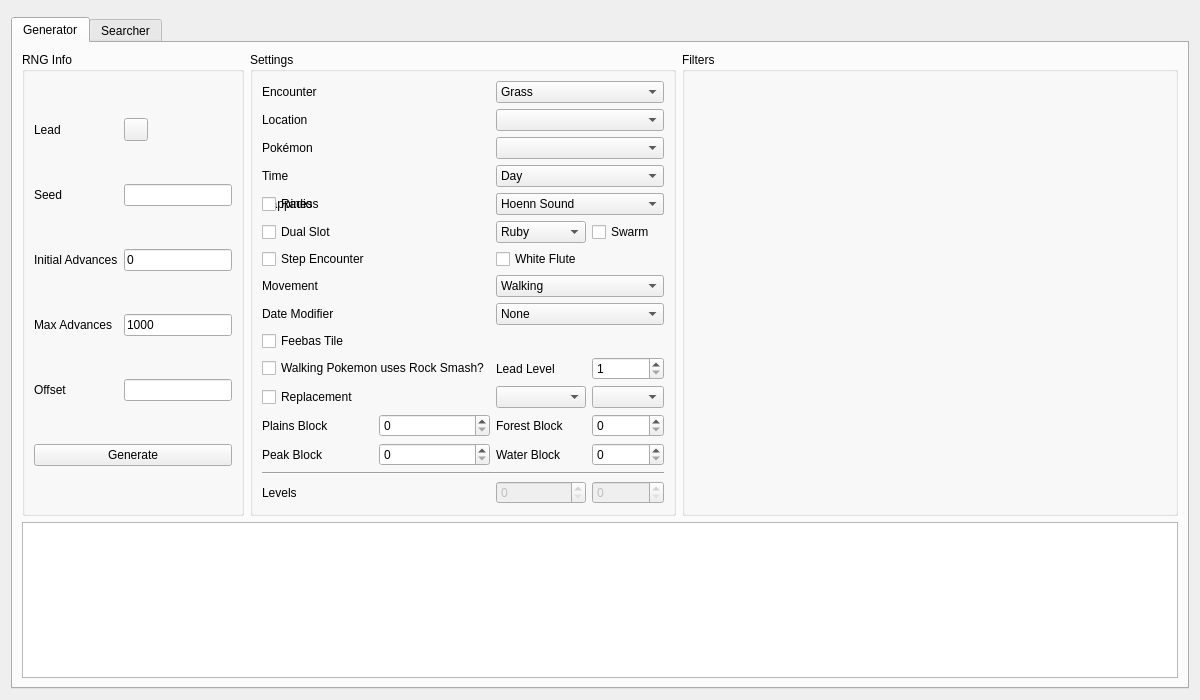
<?xml version="1.0" encoding="UTF-8"?>
<ui version="4.0">
 <class>Wild4</class>
 <widget class="QWidget" name="Wild4">
  <property name="geometry">
   <rect>
    <x>0</x>
    <y>0</y>
    <width>1200</width>
    <height>700</height>
   </rect>
  </property>
  <property name="windowTitle">
   <string>Gen 4 Wild</string>
  </property>
  <layout class="QVBoxLayout" name="verticalLayout">
   <item>
    <widget class="ProfileDisplay4" name="profileDisplay" native="true"/>
   </item>
   <item>
    <widget class="TabWidget" name="tabRNGSelector">
     <widget class="QWidget" name="tabGenerator">
      <attribute name="title">
       <string>Generator</string>
      </attribute>
      <layout class="QGridLayout" name="gridLayout_1">
       <item row="0" column="0">
        <widget class="QGroupBox" name="groupBoxGeneratorRNGInfo">
         <property name="title">
          <string>RNG Info</string>
         </property>
         <layout class="QGridLayout" name="gridLayout_2">
          <item row="0" column="0">
           <widget class="QLabel" name="labelGeneratorLead">
            <property name="text">
             <string>Lead</string>
            </property>
           </widget>
          </item>
          <item row="0" column="1">
           <widget class="ComboMenu" name="comboMenuGeneratorLead"/>
          </item>
          <item row="2" column="0">
           <widget class="QLabel" name="labelGeneratorSeed">
            <property name="text">
             <string>Seed</string>
            </property>
           </widget>
          </item>
          <item row="2" column="1">
           <widget class="TextBox" name="textBoxGeneratorSeed"/>
          </item>
          <item row="3" column="0">
           <widget class="QLabel" name="labelGeneratorStartingAdvance">
            <property name="text">
             <string>Initial Advances</string>
            </property>
           </widget>
          </item>
          <item row="3" column="1">
           <widget class="TextBox" name="textBoxGeneratorInitialAdvances">
            <property name="text">
             <string notr="true">0</string>
            </property>
           </widget>
          </item>
          <item row="4" column="0">
           <widget class="QLabel" name="labelGeneratorMaxAdvances">
            <property name="text">
             <string>Max Advances</string>
            </property>
           </widget>
          </item>
          <item row="4" column="1">
           <widget class="TextBox" name="textBoxGeneratorMaxAdvances">
            <property name="text">
             <string notr="true">1000</string>
            </property>
           </widget>
          </item>
          <item row="5" column="0">
           <widget class="QLabel" name="labelGeneratorOffset">
            <property name="text">
             <string>Offset</string>
            </property>
           </widget>
          </item>
          <item row="5" column="1">
           <widget class="TextBox" name="textBoxGeneratorOffset"/>
          </item>
          <item row="6" column="0" colspan="2">
           <widget class="QPushButton" name="pushButtonGenerate">
            <property name="text">
             <string>Generate</string>
            </property>
           </widget>
          </item>
         </layout>
        </widget>
       </item>
       <item row="0" column="1">
        <widget class="QGroupBox" name="groupBoxGeneratorSettings">
         <property name="title">
          <string>Settings</string>
         </property>
         <layout class="QGridLayout" name="gridLayout_3">
          <item row="0" column="0" colspan="2">
           <widget class="QLabel" name="labelGeneratorEncounter">
            <property name="text">
             <string>Encounter</string>
            </property>
           </widget>
          </item>
          <item row="0" column="2" colspan="2">
           <widget class="ComboBox" name="comboBoxGeneratorEncounter">
            <item>
             <property name="text">
              <string>Grass</string>
             </property>
            </item>
            <item>
             <property name="text">
              <string>Honey Tree</string>
             </property>
            </item>
            <item>
             <property name="text">
              <string>Rock Smash</string>
             </property>
            </item>
            <item>
             <property name="text">
              <string>Bug Catching Contest</string>
             </property>
            </item>
            <item>
             <property name="text">
              <string>Headbutt</string>
             </property>
            </item>
            <item>
             <property name="text">
              <string>Headbutt Alt</string>
             </property>
            </item>
            <item>
             <property name="text">
              <string>Headbutt Special</string>
             </property>
            </item>
            <item>
             <property name="text">
              <string>Surfing</string>
             </property>
            </item>
            <item>
             <property name="text">
              <string>Old Rod</string>
             </property>
            </item>
            <item>
             <property name="text">
              <string>Good Rod</string>
             </property>
            </item>
            <item>
             <property name="text">
              <string>Super Rod</string>
             </property>
            </item>
           </widget>
          </item>
          <item row="1" column="0" colspan="2">
           <widget class="QLabel" name="labelGeneratorLocation">
            <property name="text">
             <string>Location</string>
            </property>
           </widget>
          </item>
          <item row="1" column="2" colspan="2">
           <widget class="ComboBoxProxy" name="comboBoxGeneratorLocation"/>
          </item>
          <item row="2" column="0" colspan="2">
           <widget class="QLabel" name="labelGeneratorPokemon">
            <property name="text">
             <string>Pokémon</string>
            </property>
           </widget>
          </item>
          <item row="2" column="2" colspan="2">
           <widget class="ComboBox" name="comboBoxGeneratorPokemon"/>
          </item>
          <item row="11" column="0" colspan="2">
           <widget class="QCheckBox" name="checkBoxGeneratorRockSmashPokemon">
            <property name="text">
             <string>Walking Pokemon uses Rock Smash?</string>
            </property>
           </widget>
          </item>
          <item row="11" column="2">
           <widget class="QLabel" name="labelGeneratorLeadLevel">
            <property name="text">
             <string>Lead Level</string>
            </property>
           </widget>
          </item>
          <item row="11" column="3">
           <widget class="QSpinBox" name="spinBoxGeneratorLeadLevel">
            <property name="minimum">
             <number>1</number>
            </property>
            <property name="maximum">
             <number>100</number>
            </property>
            <property name="value">
             <number>1</number>
            </property>
           </widget>
          </item>
          <item row="3" column="0" colspan="2">
           <widget class="QLabel" name="labelGeneratorTime">
            <property name="text">
             <string>Time</string>
            </property>
           </widget>
          </item>
          <item row="3" column="2" colspan="2">
           <widget class="QComboBox" name="comboBoxGeneratorTime">
            <property name="currentIndex">
             <number>1</number>
            </property>
            <item>
             <property name="text">
              <string>Morning</string>
             </property>
            </item>
            <item>
             <property name="text">
              <string>Day</string>
             </property>
            </item>
            <item>
             <property name="text">
              <string>Night</string>
             </property>
            </item>
           </widget>
          </item>
          <item row="4" column="0" colspan="2">
           <widget class="QLabel" name="labelGeneratorHappiness">
            <property name="text">
             <string>Happiness</string>
            </property>
           </widget>
          </item>
          <item row="4" column="2" colspan="2">
           <widget class="ComboBox" name="comboBoxGeneratorHappiness">
            <item>
             <property name="text">
              <string>+0%</string>
             </property>
            </item>
            <item>
             <property name="text">
              <string>+20%</string>
             </property>
            </item>
            <item>
             <property name="text">
              <string>+30%</string>
             </property>
            </item>
            <item>
             <property name="text">
              <string>+40%</string>
             </property>
            </item>
            <item>
             <property name="text">
              <string>+50%</string>
             </property>
            </item>
           </widget>
          </item>
          <item row="5" column="0" colspan="2">
           <widget class="QCheckBox" name="checkBoxGeneratorDualSlot">
            <property name="text">
             <string>Dual Slot</string>
            </property>
            <attribute name="buttonGroup">
             <string notr="true">buttonGroupGenerator</string>
            </attribute>
           </widget>
          </item>
          <item row="5" column="2">
           <widget class="ComboBox" name="comboBoxGeneratorDualSlot">
            <item>
             <property name="text">
              <string>Ruby</string>
             </property>
            </item>
            <item>
             <property name="text">
              <string>Sapphire</string>
             </property>
            </item>
            <item>
             <property name="text">
              <string>Fire Red</string>
             </property>
            </item>
            <item>
             <property name="text">
              <string>Leaf Green</string>
             </property>
            </item>
            <item>
             <property name="text">
              <string>Emerald</string>
             </property>
            </item>
           </widget>
          </item>
          <item row="10" column="0" colspan="4">
           <widget class="QCheckBox" name="checkBoxGeneratorFeebasTile">
            <property name="text">
             <string>Feebas Tile</string>
            </property>
           </widget>
          </item>
          <item row="5" column="3">
           <widget class="QCheckBox" name="checkBoxGeneratorSwarm">
            <property name="text">
             <string>Swarm</string>
            </property>
            <attribute name="buttonGroup">
             <string notr="true">buttonGroupGenerator</string>
            </attribute>
           </widget>
          </item>
          <item row="4" column="0" colspan="2">
           <widget class="QCheckBox" name="checkBoxGeneratorRadio">
            <property name="text">
             <string>Radio</string>
            </property>
            <attribute name="buttonGroup">
             <string notr="true">buttonGroupGenerator</string>
            </attribute>
           </widget>
          </item>
          <item row="4" column="2" colspan="2">
           <widget class="QComboBox" name="comboBoxGeneratorRadio">
            <item>
             <property name="text">
              <string>Hoenn Sound</string>
             </property>
            </item>
            <item>
             <property name="text">
              <string>Sinnoh Sound</string>
             </property>
            </item>
            <item>
             <property name="text">
              <string>Mysterious Transmission</string>
             </property>
            </item>
            <item>
             <property name="text">
              <string>Pokémon March</string>
             </property>
            </item>
            <item>
             <property name="text">
              <string>Pokémon Lullaby</string>
             </property>
            </item>
           </widget>
          </item>
          <item row="7" column="0" colspan="2">
           <widget class="QCheckBox" name="checkBoxGeneratorStepEncounter">
            <property name="text">
             <string>Step Encounter</string>
            </property>
           </widget>
          </item>
          <item row="7" column="2" colspan="2">
           <widget class="QCheckBox" name="checkBoxGeneratorWhiteFlute">
            <property name="text">
             <string>White Flute</string>
            </property>
           </widget>
          </item>
          <item row="8" column="0" colspan="2">
           <widget class="QLabel" name="labelGeneratorMovement">
            <property name="text">
             <string>Movement</string>
            </property>
           </widget>
          </item>
          <item row="8" column="2" colspan="2">
           <widget class="ComboBox" name="comboBoxGeneratorMovement">
            <item>
             <property name="data">
              <number>0</number>
             </property>
             <property name="text">
              <string>Walking</string>
             </property>
            </item>
            <item>
             <property name="data">
              <number>1</number>
             </property>
             <property name="text">
              <string>Running</string>
             </property>
            </item>
            <item>
             <property name="data">
              <number>2</number>
             </property>
             <property name="text">
              <string>Biking</string>
             </property>
            </item>
            <item>
             <property name="data">
              <number>3</number>
             </property>
             <property name="text">
              <string>Walking in Long Grass</string>
             </property>
            </item>
            <item>
             <property name="data">
              <number>4</number>
             </property>
             <property name="text">
              <string>Running in Long Grass</string>
             </property>
            </item>
           </widget>
          </item>
          <item row="9" column="0" colspan="2">
           <widget class="QLabel" name="labelGeneratorDateModifier">
            <property name="text">
             <string>Date Modifier</string>
            </property>
           </widget>
          </item>
          <item row="9" column="2" colspan="2">
           <widget class="ComboBox" name="comboBoxGeneratorDateModifier">
            <property name="currentIndex">
             <number>2</number>
            </property>
            <item>
             <property name="text">
              <string>-10%</string>
             </property>
             <property name="data">
              <number>-10</number>
             </property>
            </item>
            <item>
             <property name="text">
              <string>-5%</string>
             </property>
             <property name="data">
              <number>-5</number>
             </property>
            </item>
            <item>
             <property name="text">
              <string>None</string>
             </property>
             <property name="data">
              <number>0</number>
             </property>
            </item>
            <item>
             <property name="text">
              <string>+5%</string>
             </property>
             <property name="data">
              <number>5</number>
             </property>
            </item>
            <item>
             <property name="text">
              <string>+10%</string>
             </property>
             <property name="data">
              <number>10</number>
             </property>
            </item>
           </widget>
          </item>
          <item row="12" column="0" colspan="2">
           <widget class="QCheckBox" name="checkBoxGeneratorReplacement">
            <property name="text">
             <string>Replacement</string>
            </property>
            <attribute name="buttonGroup">
             <string notr="true">buttonGroupGenerator</string>
            </attribute>
           </widget>
          </item>
          <item row="12" column="2">
           <widget class="ComboBox" name="comboBoxGeneratorReplacement0"/>
          </item>
          <item row="12" column="3">
           <widget class="ComboBox" name="comboBoxGeneratorReplacement1"/>
          </item>
          <item row="13" column="0">
           <widget class="QLabel" name="labelGeneratorPlainsBlock">
            <property name="text">
             <string>Plains Block</string>
            </property>
           </widget>
          </item>
          <item row="13" column="1">
           <widget class="QSpinBox" name="spinBoxGeneratorPlainsBlock"/>
          </item>
          <item row="13" column="2">
           <widget class="QLabel" name="labelGeneratorForestBlock">
            <property name="text">
             <string>Forest Block</string>
            </property>
           </widget>
          </item>
          <item row="13" column="3">
           <widget class="QSpinBox" name="spinBoxGeneratorForestBlock"/>
          </item>
          <item row="14" column="0">
           <widget class="QLabel" name="labelGeneratorPeakBlock">
            <property name="text">
             <string>Peak Block</string>
            </property>
           </widget>
          </item>
          <item row="14" column="1">
           <widget class="QSpinBox" name="spinBoxGeneratorPeakBlock"/>
          </item>
          <item row="14" column="2">
           <widget class="QLabel" name="labelGeneratorWaterBlock">
            <property name="text">
             <string>Water Block</string>
            </property>
           </widget>
          </item>
          <item row="14" column="3">
           <widget class="QSpinBox" name="spinBoxGeneratorWaterBlock"/>
          </item>
          <item row="15" column="0" colspan="4">
           <widget class="Line" name="line">
            <property name="orientation">
             <enum>Qt::Orientation::Horizontal</enum>
            </property>
           </widget>
          </item>
          <item row="16" column="0">
           <widget class="QLabel" name="labelGeneratorLevel">
            <property name="text">
             <string>Levels</string>
            </property>
           </widget>
          </item>
          <item row="16" column="2">
           <widget class="QSpinBox" name="spinBoxGeneratorLevelMin">
            <property name="enabled">
             <bool>false</bool>
            </property>
            <property name="minimum">
             <number>0</number>
            </property>
            <property name="maximum">
             <number>100</number>
            </property>
           </widget>
          </item>
          <item row="16" column="3">
           <widget class="QSpinBox" name="spinBoxGeneratorLevelMax">
            <property name="enabled">
             <bool>false</bool>
            </property>
            <property name="maximum">
             <number>100</number>
            </property>
           </widget>
          </item>
         </layout>
        </widget>
       </item>
       <item row="0" column="2">
        <widget class="QGroupBox" name="groupBoxGeneratorFilters">
         <property name="sizePolicy">
          <sizepolicy hsizetype="Preferred" vsizetype="Preferred">
           <horstretch>1</horstretch>
           <verstretch>0</verstretch>
          </sizepolicy>
         </property>
         <property name="title">
          <string>Filters</string>
         </property>
         <layout class="QVBoxLayout" name="verticalLayout_1">
          <item>
           <widget class="Filter" name="filterGenerator" native="true"/>
          </item>
         </layout>
        </widget>
       </item>
       <item row="1" column="0" colspan="3">
        <widget class="TableView" name="tableViewGenerator"/>
       </item>
      </layout>
     </widget>
     <widget class="QWidget" name="tabSpreadSearcher">
      <attribute name="title">
       <string>Searcher</string>
      </attribute>
      <layout class="QGridLayout" name="gridLayout_5">
       <item row="0" column="0">
        <widget class="QGroupBox" name="groupBoxSearcherRNGInfo">
         <property name="title">
          <string>RNG Info</string>
         </property>
         <layout class="QGridLayout" name="gridLayout_6">
          <item row="0" column="0">
           <widget class="QLabel" name="labelSearcherLead">
            <property name="text">
             <string>Lead</string>
            </property>
           </widget>
          </item>
          <item row="0" column="2">
           <widget class="ComboMenu" name="comboMenuSearcherLead"/>
          </item>
          <item row="2" column="0">
           <widget class="QLabel" name="labelSearcherMinDelay">
            <property name="text">
             <string>Min Delay</string>
            </property>
           </widget>
          </item>
          <item row="2" column="1">
           <widget class="TextBox" name="textBoxSearcherMinDelay">
            <property name="text">
             <string notr="true">600</string>
            </property>
           </widget>
          </item>
          <item row="2" column="2">
           <widget class="QLabel" name="labelSearcherMaxDelay">
            <property name="text">
             <string>Max Delay</string>
            </property>
           </widget>
          </item>
          <item row="2" column="3">
           <widget class="TextBox" name="textBoxSearcherMaxDelay">
            <property name="text">
             <string notr="true">2000</string>
            </property>
           </widget>
          </item>
          <item row="3" column="0">
           <widget class="QLabel" name="labelSearcherMinAdvance">
            <property name="text">
             <string>Min Advance</string>
            </property>
           </widget>
          </item>
          <item row="3" column="1">
           <widget class="TextBox" name="textBoxSearcherMinAdvance">
            <property name="text">
             <string notr="true">1</string>
            </property>
           </widget>
          </item>
          <item row="3" column="2">
           <widget class="QLabel" name="labelSearcherMaxAdvance">
            <property name="text">
             <string>Max Advance</string>
            </property>
           </widget>
          </item>
          <item row="3" column="3">
           <widget class="TextBox" name="textBoxSearcherMaxAdvance">
            <property name="text">
             <string notr="true">1000</string>
            </property>
           </widget>
          </item>
          <item row="4" column="0" colspan="4">
           <layout class="QHBoxLayout" name="horizontalLayout">
            <item>
             <widget class="QPushButton" name="pushButtonSearch">
              <property name="text">
               <string>Search</string>
              </property>
             </widget>
            </item>
            <item>
             <widget class="QPushButton" name="pushButtonCancel">
              <property name="enabled">
               <bool>false</bool>
              </property>
              <property name="text">
               <string>Cancel</string>
              </property>
             </widget>
            </item>
           </layout>
          </item>
         </layout>
        </widget>
       </item>
       <item row="0" column="1">
        <widget class="QGroupBox" name="groupBoxSearcherSettings">
         <property name="title">
          <string>Settings</string>
         </property>
         <layout class="QGridLayout" name="gridLayout_7">
          <item row="0" column="0" colspan="2">
           <widget class="QLabel" name="labelSearcherEncounter">
            <property name="text">
             <string>Encounter</string>
            </property>
           </widget>
          </item>
          <item row="0" column="2" colspan="2">
           <widget class="ComboBox" name="comboBoxSearcherEncounter">
            <item>
             <property name="text">
              <string>Grass</string>
             </property>
            </item>
            <item>
             <property name="text">
              <string>Honey Tree</string>
             </property>
            </item>
            <item>
             <property name="text">
              <string>Rock Smash</string>
             </property>
            </item>
            <item>
             <property name="text">
              <string>Bug Catching Contest</string>
             </property>
            </item>
            <item>
             <property name="text">
              <string>Headbutt</string>
             </property>
            </item>
            <item>
             <property name="text">
              <string>Headbutt Alt</string>
             </property>
            </item>
            <item>
             <property name="text">
              <string>Headbutt Special</string>
             </property>
            </item>
            <item>
             <property name="text">
              <string>Surfing</string>
             </property>
            </item>
            <item>
             <property name="text">
              <string>Old Rod</string>
             </property>
            </item>
            <item>
             <property name="text">
              <string>Good Rod</string>
             </property>
            </item>
            <item>
             <property name="text">
              <string>Super Rod</string>
             </property>
            </item>
           </widget>
          </item>
          <item row="1" column="0" colspan="2">
           <widget class="QLabel" name="labelSearcherLocation">
            <property name="text">
             <string>Location</string>
            </property>
           </widget>
          </item>
          <item row="1" column="2" colspan="2">
           <widget class="ComboBoxProxy" name="comboBoxSearcherLocation"/>
          </item>
          <item row="2" column="0" colspan="2">
           <widget class="QLabel" name="labelSearcherPokemon">
            <property name="text">
             <string>Pokémon</string>
            </property>
           </widget>
          </item>
          <item row="2" column="2" colspan="2">
           <widget class="ComboBox" name="comboBoxSearcherPokemon"/>
          </item>
          <item row="3" column="0" colspan="2">
           <widget class="QLabel" name="labelSearcherTime">
            <property name="text">
             <string>Time</string>
            </property>
           </widget>
          </item>
          <item row="3" column="2" colspan="2">
           <widget class="QComboBox" name="comboBoxSearcherTime">
            <property name="currentIndex">
             <number>1</number>
            </property>
            <item>
             <property name="text">
              <string>Morning</string>
             </property>
            </item>
            <item>
             <property name="text">
              <string>Day</string>
             </property>
            </item>
            <item>
             <property name="text">
              <string>Night</string>
             </property>
            </item>
           </widget>
          </item>
          <item row="4" column="0" colspan="2">
           <widget class="QLabel" name="labelSearcherHappiness">
            <property name="text">
             <string>Happiness</string>
            </property>
           </widget>
          </item>
          <item row="4" column="2" colspan="2">
           <widget class="ComboBox" name="comboBoxSearcherHappiness">
            <item>
             <property name="text">
              <string>+0%</string>
             </property>
            </item>
            <item>
             <property name="text">
              <string>+20%</string>
             </property>
            </item>
            <item>
             <property name="text">
              <string>+30%</string>
             </property>
            </item>
            <item>
             <property name="text">
              <string>+40%</string>
             </property>
            </item>
            <item>
             <property name="text">
              <string>+50%</string>
             </property>
            </item>
           </widget>
          </item>
          <item row="5" column="0" colspan="2">
           <widget class="QCheckBox" name="checkBoxSearcherDualSlot">
            <property name="text">
             <string>Dual Slot</string>
            </property>
            <attribute name="buttonGroup">
             <string notr="true">buttonGroupSearcher</string>
            </attribute>
           </widget>
          </item>
          <item row="5" column="2" colspan="2">
           <widget class="ComboBox" name="comboBoxSearcherDualSlot">
            <item>
             <property name="text">
              <string>Ruby</string>
             </property>
            </item>
            <item>
             <property name="text">
              <string>Sapphire</string>
             </property>
            </item>
            <item>
             <property name="text">
              <string>Fire Red</string>
             </property>
            </item>
            <item>
             <property name="text">
              <string>Leaf Green</string>
             </property>
            </item>
            <item>
             <property name="text">
              <string>Emerald</string>
             </property>
            </item>
           </widget>
          </item>
          <item row="9" column="0" colspan="4">
           <widget class="QCheckBox" name="checkBoxSearcherFeebasTile">
            <property name="text">
             <string>Feebas Tile</string>
            </property>
           </widget>
          </item>
          <item row="6" column="0" colspan="2">
           <widget class="QCheckBox" name="checkBoxSearcherSwarm">
            <property name="text">
             <string>Swarm</string>
            </property>
            <attribute name="buttonGroup">
             <string notr="true">buttonGroupSearcher</string>
            </attribute>
           </widget>
          </item>
          <item row="4" column="0" colspan="2">
           <widget class="QCheckBox" name="checkBoxSearcherRadio">
            <property name="text">
             <string>Radio</string>
            </property>
            <attribute name="buttonGroup">
             <string notr="true">buttonGroupSearcher</string>
            </attribute>
           </widget>
          </item>
          <item row="4" column="2" colspan="2">
           <widget class="QComboBox" name="comboBoxSearcherRadio">
            <item>
             <property name="text">
              <string>Hoenn Sound</string>
             </property>
            </item>
            <item>
             <property name="text">
              <string>Sinnoh Sound</string>
             </property>
            </item>
            <item>
             <property name="text">
              <string>Mysterious Transmission</string>
             </property>
            </item>
            <item>
             <property name="text">
              <string>Pokémon March</string>
             </property>
            </item>
            <item>
             <property name="text">
              <string>Pokémon Lullaby</string>
             </property>
            </item>
           </widget>
          </item>
          <item row="7" column="0" colspan="2">
           <widget class="QCheckBox" name="checkBoxSearcherStepEncounter">
            <property name="text">
             <string>Step Encounter</string>
            </property>
           </widget>
          </item>
          <item row="7" column="2" colspan="2">
           <widget class="QCheckBox" name="checkBoxSearcherWhiteFlute">
            <property name="text">
             <string>White Flute</string>
            </property>
           </widget>
          </item>
          <item row="11" column="0" colspan="2">
           <widget class="QCheckBox" name="checkBoxSearcherReplacement">
            <property name="text">
             <string>Replacement</string>
            </property>
            <attribute name="buttonGroup">
             <string notr="true">buttonGroupSearcher</string>
            </attribute>
           </widget>
          </item>
          <item row="11" column="2">
           <widget class="ComboBox" name="comboBoxSearcherReplacement0"/>
          </item>
          <item row="11" column="3">
           <widget class="ComboBox" name="comboBoxSearcherReplacement1"/>
          </item>
          <item row="12" column="0">
           <widget class="QLabel" name="labelSearcherPlainsBlock">
            <property name="text">
             <string>Plains Block</string>
            </property>
           </widget>
          </item>
          <item row="12" column="1">
           <widget class="QSpinBox" name="spinBoxSearcherPlainsBlock"/>
          </item>
          <item row="12" column="2">
           <widget class="QLabel" name="labelSearcherForestBlock">
            <property name="text">
             <string>Forest Block</string>
            </property>
           </widget>
          </item>
          <item row="12" column="3">
           <widget class="QSpinBox" name="spinBoxSearcherForestBlock"/>
          </item>
          <item row="13" column="0">
           <widget class="QLabel" name="labelSearcherPeakBlock">
            <property name="text">
             <string>Peak Block</string>
            </property>
           </widget>
          </item>
          <item row="13" column="1">
           <widget class="QSpinBox" name="spinBoxSearcherPeakBlock"/>
          </item>
          <item row="13" column="2">
           <widget class="QLabel" name="labelSearcherWaterBlock">
            <property name="text">
             <string>Water Block</string>
            </property>
           </widget>
          </item>
          <item row="13" column="3">
           <widget class="QSpinBox" name="spinBoxSearcherWaterBlock"/>
          </item>
          <item row="14" column="0" colspan="4">
           <widget class="Line" name="line_1">
            <property name="orientation">
             <enum>Qt::Orientation::Horizontal</enum>
            </property>
           </widget>
          </item>
          <item row="15" column="0">
           <widget class="QLabel" name="labelSearcherLevel">
            <property name="text">
             <string>Levels</string>
            </property>
           </widget>
          </item>
          <item row="15" column="2">
           <widget class="QSpinBox" name="spinBoxSearcherLevelMin">
            <property name="enabled">
             <bool>false</bool>
            </property>
            <property name="maximum">
             <number>100</number>
            </property>
           </widget>
          </item>
          <item row="15" column="3">
           <widget class="QSpinBox" name="spinBoxSearcherLevelMax">
            <property name="enabled">
             <bool>false</bool>
            </property>
            <property name="maximum">
             <number>100</number>
            </property>
           </widget>
          </item>
         </layout>
        </widget>
       </item>
       <item row="0" column="2">
        <widget class="QGroupBox" name="groupBoxSearcherFilters">
         <property name="sizePolicy">
          <sizepolicy hsizetype="Preferred" vsizetype="Preferred">
           <horstretch>1</horstretch>
           <verstretch>0</verstretch>
          </sizepolicy>
         </property>
         <property name="title">
          <string>Filters</string>
         </property>
         <layout class="QVBoxLayout" name="verticalLayout_2">
          <item>
           <widget class="Filter" name="filterSearcher" native="true"/>
          </item>
         </layout>
        </widget>
       </item>
       <item row="1" column="0" colspan="3">
        <widget class="QProgressBar" name="progressBar"/>
       </item>
       <item row="2" column="0" colspan="3">
        <widget class="TableView" name="tableViewSearcher">
         <property name="sortingEnabled">
          <bool>true</bool>
         </property>
        </widget>
       </item>
      </layout>
     </widget>
    </widget>
   </item>
  </layout>
 </widget>
 <customwidgets>
  <customwidget>
   <class>TextBox</class>
   <extends>QLineEdit</extends>
   <header>Form/Controls/TextBox.hpp</header>
  </customwidget>
  <customwidget>
   <class>TableView</class>
   <extends>QTableView</extends>
   <header>Form/Controls/TableView.hpp</header>
  </customwidget>
  <customwidget>
   <class>ComboBox</class>
   <extends>QComboBox</extends>
   <header>Form/Controls/ComboBox.hpp</header>
  </customwidget>
  <customwidget>
   <class>Filter</class>
   <extends>QWidget</extends>
   <header>Form/Controls/Filter.hpp</header>
   <container>1</container>
  </customwidget>
  <customwidget>
   <class>ComboBoxProxy</class>
   <extends>QComboBox</extends>
   <header>Form/Controls/ComboBoxProxy.hpp</header>
  </customwidget>
  <customwidget>
   <class>TabWidget</class>
   <extends>QTabWidget</extends>
   <header>Form/Controls/TabWidget.hpp</header>
   <container>1</container>
  </customwidget>
  <customwidget>
   <class>ComboMenu</class>
   <extends>QToolButton</extends>
   <header>Form/Controls/ComboMenu.hpp</header>
  </customwidget>
  <customwidget>
   <class>ProfileDisplay4</class>
   <extends>QWidget</extends>
   <header>Form/Gen4/Profile/ProfileDisplay4.hpp</header>
   <container>1</container>
  </customwidget>
 </customwidgets>
 <tabstops>
  <tabstop>tabRNGSelector</tabstop>
  <tabstop>comboMenuGeneratorLead</tabstop>
  <tabstop>textBoxGeneratorSeed</tabstop>
  <tabstop>textBoxGeneratorInitialAdvances</tabstop>
  <tabstop>textBoxGeneratorMaxAdvances</tabstop>
  <tabstop>textBoxGeneratorOffset</tabstop>
  <tabstop>pushButtonGenerate</tabstop>
  <tabstop>comboBoxGeneratorEncounter</tabstop>
  <tabstop>comboBoxGeneratorLocation</tabstop>
  <tabstop>comboBoxGeneratorPokemon</tabstop>
  <tabstop>checkBoxGeneratorRockSmashPokemon</tabstop>
  <tabstop>spinBoxGeneratorLeadLevel</tabstop>
  <tabstop>comboBoxGeneratorTime</tabstop>
  <tabstop>comboBoxGeneratorHappiness</tabstop>
  <tabstop>comboBoxGeneratorDualSlot</tabstop>
  <tabstop>checkBoxGeneratorDualSlot</tabstop>
  <tabstop>checkBoxGeneratorFeebasTile</tabstop>
  <tabstop>checkBoxGeneratorSwarm</tabstop>
  <tabstop>checkBoxGeneratorRadio</tabstop>
  <tabstop>comboBoxGeneratorRadio</tabstop>
  <tabstop>checkBoxGeneratorStepEncounter</tabstop>
  <tabstop>checkBoxGeneratorWhiteFlute</tabstop>
  <tabstop>comboBoxGeneratorMovement</tabstop>
  <tabstop>comboBoxGeneratorDateModifier</tabstop>
  <tabstop>checkBoxGeneratorReplacement</tabstop>
  <tabstop>comboBoxGeneratorReplacement0</tabstop>
  <tabstop>comboBoxGeneratorReplacement1</tabstop>
  <tabstop>spinBoxGeneratorPlainsBlock</tabstop>
  <tabstop>spinBoxGeneratorForestBlock</tabstop>
  <tabstop>spinBoxGeneratorPeakBlock</tabstop>
  <tabstop>spinBoxGeneratorWaterBlock</tabstop>
  <tabstop>spinBoxGeneratorLevelMin</tabstop>
  <tabstop>spinBoxGeneratorLevelMax</tabstop>
  <tabstop>tableViewGenerator</tabstop>
  <tabstop>comboMenuSearcherLead</tabstop>
  <tabstop>textBoxSearcherMinDelay</tabstop>
  <tabstop>textBoxSearcherMaxDelay</tabstop>
  <tabstop>textBoxSearcherMinAdvance</tabstop>
  <tabstop>textBoxSearcherMaxAdvance</tabstop>
  <tabstop>pushButtonSearch</tabstop>
  <tabstop>pushButtonCancel</tabstop>
  <tabstop>comboBoxSearcherEncounter</tabstop>
  <tabstop>comboBoxSearcherLocation</tabstop>
  <tabstop>comboBoxSearcherPokemon</tabstop>
  <tabstop>comboBoxSearcherTime</tabstop>
  <tabstop>comboBoxSearcherHappiness</tabstop>
  <tabstop>checkBoxSearcherDualSlot</tabstop>
  <tabstop>comboBoxSearcherDualSlot</tabstop>
  <tabstop>checkBoxSearcherFeebasTile</tabstop>
  <tabstop>checkBoxSearcherRadio</tabstop>
  <tabstop>comboBoxSearcherRadio</tabstop>
  <tabstop>checkBoxSearcherSwarm</tabstop>
  <tabstop>checkBoxSearcherStepEncounter</tabstop>
  <tabstop>checkBoxSearcherWhiteFlute</tabstop>
  <tabstop>checkBoxSearcherReplacement</tabstop>
  <tabstop>comboBoxSearcherReplacement0</tabstop>
  <tabstop>comboBoxSearcherReplacement1</tabstop>
  <tabstop>spinBoxSearcherPlainsBlock</tabstop>
  <tabstop>spinBoxSearcherForestBlock</tabstop>
  <tabstop>spinBoxSearcherPeakBlock</tabstop>
  <tabstop>spinBoxSearcherWaterBlock</tabstop>
  <tabstop>spinBoxSearcherLevelMin</tabstop>
  <tabstop>spinBoxSearcherLevelMax</tabstop>
  <tabstop>tableViewSearcher</tabstop>
 </tabstops>
 <resources/>
 <connections/>
 <buttongroups>
  <buttongroup name="buttonGroupSearcher">
   <property name="exclusive">
    <bool>false</bool>
   </property>
  </buttongroup>
  <buttongroup name="buttonGroupGenerator">
   <property name="exclusive">
    <bool>false</bool>
   </property>
  </buttongroup>
 </buttongroups>
</ui>
